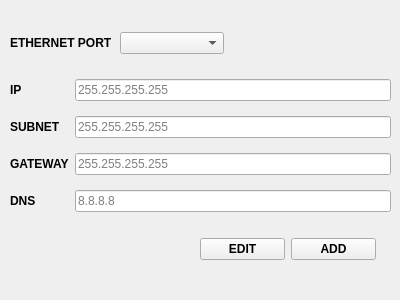
<?xml version="1.0" encoding="UTF-8"?>
<ui version="4.0">
 <class>Form</class>
 <widget class="QWidget" name="Form">
  <property name="geometry">
   <rect>
    <x>0</x>
    <y>0</y>
    <width>400</width>
    <height>300</height>
   </rect>
  </property>
  <property name="windowTitle">
   <string>Form</string>
  </property>
  <widget class="QWidget" name="layoutWidget">
   <property name="geometry">
    <rect>
     <x>10</x>
     <y>20</y>
     <width>214</width>
     <height>46</height>
    </rect>
   </property>
   <layout class="QHBoxLayout" name="horizontalLayout">
    <item>
     <widget class="QLabel" name="label_port">
      <property name="font">
       <font>
        <weight>75</weight>
        <bold>true</bold>
       </font>
      </property>
      <property name="text">
       <string>ETHERNET PORT</string>
      </property>
     </widget>
    </item>
    <item>
     <widget class="QComboBox" name="menu_port"/>
    </item>
   </layout>
  </widget>
  <widget class="QWidget" name="">
   <property name="geometry">
    <rect>
     <x>10</x>
     <y>70</y>
     <width>381</width>
     <height>151</height>
    </rect>
   </property>
   <layout class="QGridLayout" name="gridLayout">
    <item row="0" column="0">
     <widget class="QLabel" name="label_ip">
      <property name="font">
       <font>
        <weight>75</weight>
        <bold>true</bold>
       </font>
      </property>
      <property name="text">
       <string>IP</string>
      </property>
     </widget>
    </item>
    <item row="0" column="1">
     <widget class="QLineEdit" name="line_ip">
      <property name="inputMask">
       <string/>
      </property>
      <property name="placeholderText">
       <string>255.255.255.255</string>
      </property>
     </widget>
    </item>
    <item row="1" column="0">
     <widget class="QLabel" name="label_subnet">
      <property name="font">
       <font>
        <weight>75</weight>
        <bold>true</bold>
       </font>
      </property>
      <property name="text">
       <string>SUBNET</string>
      </property>
     </widget>
    </item>
    <item row="1" column="1">
     <widget class="QLineEdit" name="lineEdit_subnet">
      <property name="placeholderText">
       <string>255.255.255.255</string>
      </property>
     </widget>
    </item>
    <item row="2" column="1">
     <widget class="QLineEdit" name="lineEdit_gateway">
      <property name="placeholderText">
       <string>255.255.255.255</string>
      </property>
     </widget>
    </item>
    <item row="5" column="0">
     <widget class="QLabel" name="label_dns">
      <property name="font">
       <font>
        <weight>75</weight>
        <bold>true</bold>
       </font>
      </property>
      <property name="text">
       <string>DNS</string>
      </property>
     </widget>
    </item>
    <item row="5" column="1">
     <widget class="QLineEdit" name="lineEdit_dns">
      <property name="placeholderText">
       <string>8.8.8.8</string>
      </property>
     </widget>
    </item>
    <item row="2" column="0">
     <widget class="QLabel" name="label_gateway">
      <property name="font">
       <font>
        <weight>75</weight>
        <bold>true</bold>
       </font>
      </property>
      <property name="text">
       <string>GATEWAY</string>
      </property>
     </widget>
    </item>
   </layout>
  </widget>
  <widget class="QWidget" name="">
   <property name="geometry">
    <rect>
     <x>190</x>
     <y>230</y>
     <width>196</width>
     <height>39</height>
    </rect>
   </property>
   <layout class="QHBoxLayout" name="horizontalLayout_2">
    <property name="leftMargin">
     <number>10</number>
    </property>
    <property name="topMargin">
     <number>0</number>
    </property>
    <property name="rightMargin">
     <number>10</number>
    </property>
    <item>
     <widget class="QPushButton" name="push_edit">
      <property name="font">
       <font>
        <weight>75</weight>
        <bold>true</bold>
       </font>
      </property>
      <property name="text">
       <string>EDIT</string>
      </property>
     </widget>
    </item>
    <item>
     <widget class="QPushButton" name="push_add">
      <property name="font">
       <font>
        <weight>75</weight>
        <bold>true</bold>
       </font>
      </property>
      <property name="text">
       <string>ADD</string>
      </property>
     </widget>
    </item>
   </layout>
  </widget>
 </widget>
 <resources/>
 <connections/>
</ui>
